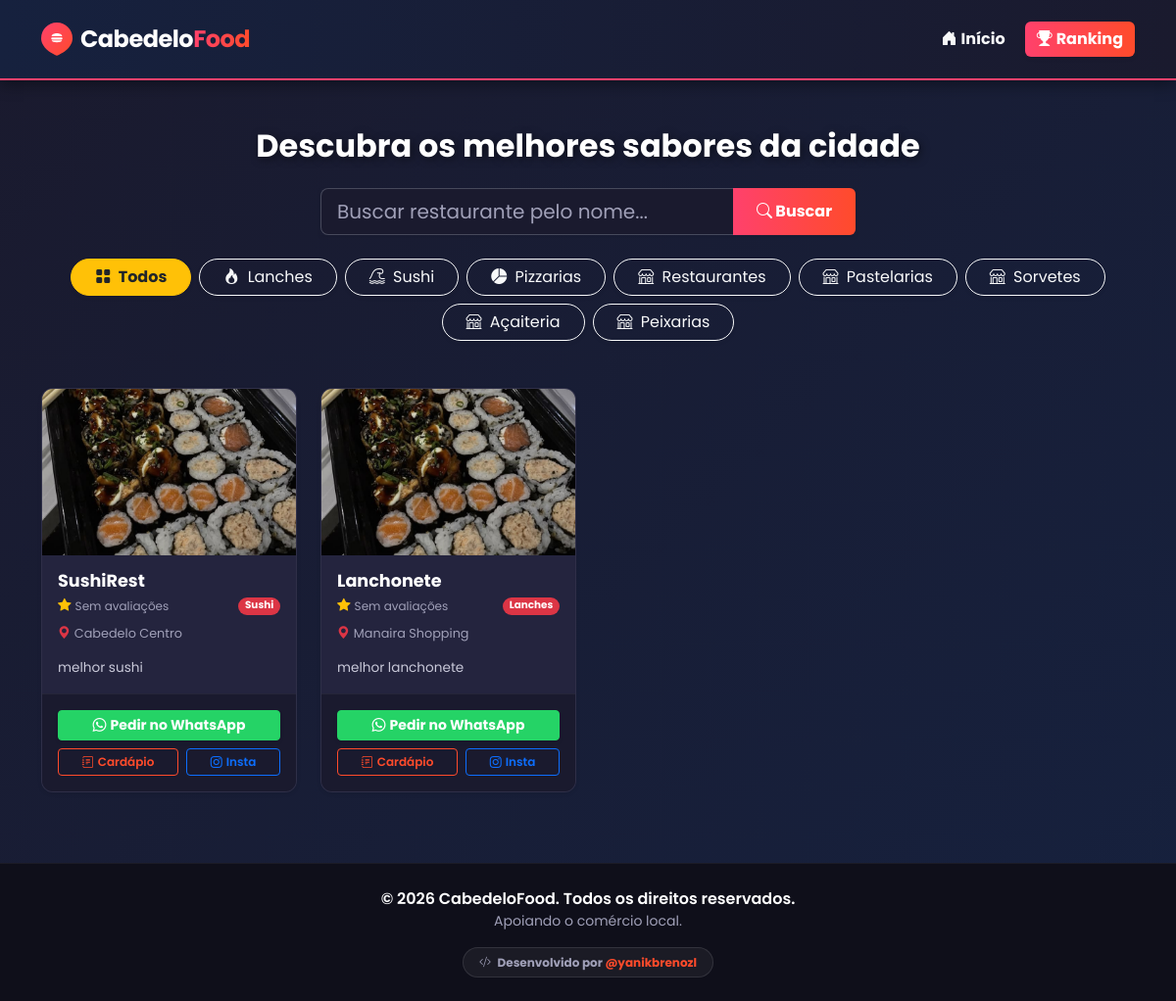
The page / on the database its author committed.
### restaurantes/models.py (models this page shows, shortened)
class Categoria(models.Model):
    nome = models.CharField(max_length=50)

class Restaurante(models.Model):
    nome = models.CharField(max_length=100)
    categoria = models.ForeignKey(Categoria, on_delete=models.SET_NULL, null=True, blank=True)
    descricao = models.TextField(blank=True, null=True)
    endereco = models.CharField(max_length=200)
    telefone = models.CharField(max_length=20, blank=True, null=True)
    imagem = models.ImageField(upload_to='fotos_restaurantes/', blank=True, null=True)
    link_cardapio = models.URLField(max_length=500, blank=True, null=True)
    instagram = models.URLField(max_length=500, blank=True, null=True)
    latitude = models.FloatField(help_text="Ex: -6.9811", blank=True, null=True)
    longitude = models.FloatField(help_text="Ex: -34.8339", blank=True, null=True)
    hora_abertura = models.TimeField(blank=True, null=True, help_text="Ex: 18:00")
    hora_fecho = models.TimeField(blank=True, null=True, help_text="Ex: 23:30")
    def media_estrelas(self):
        media = self.avaliacoes.aggregate(Avg('estrelas'))['estrelas__avg']
        if media is not None:
            return round(media, 1)
        return 0
    def esta_aberto(self):
        if self.hora_abertura is None or self.hora_fecho is None:
            return None
        agora = timezone.localtime(timezone.now()).time()
        if self.hora_abertura <= self.hora_fecho:
            return self.hora_abertura <= agora <= self.hora_fecho
        else:
            return agora >= self.hora_abertura or agora <= self.hora_fecho

### restaurantes/views.py (the view)
# urls.py: path('', views.home, name='home'),
def home(request):
    categoria_filtro = request.GET.get('categoria')
    termo_busca = request.GET.get('busca')
    categorias = Categoria.objects.all()
    restaurantes = Restaurante.objects.all()
    if termo_busca:
        restaurantes = restaurantes.filter(nome__icontains=termo_busca)
    if categoria_filtro:
        restaurantes = restaurantes.filter(categoria__nome=categoria_filtro)
    return render(request, 'restaurantes/index.html', {
        'restaurantes': restaurantes,
        'categorias': categorias,
        'categoria_atual': categoria_filtro,
        'termo_busca': termo_busca
    })

### restaurantes/templates/restaurantes/index.html (shortened to what this page needs)
<!DOCTYPE html>
<html lang="pt-BR">
<head>
    <link href="https://cdn.jsdelivr.net/npm/bootstrap@5.3.0/dist/css/bootstrap.min.css" rel="stylesheet">
    <link rel="stylesheet" href="https://cdn.jsdelivr.net/npm/bootstrap-icons@1.11.3/font/bootstrap-icons.min.css">
</head>
<body>
    <nav class="navbar navbar-expand-lg navbar-dark navbar-custom py-3">
        <div class="container d-flex justify-content-between align-items-center">
            <a class="navbar-brand m-0 d-flex align-items-center" href="{% url 'home' %}">
                <span class="fs-4 fw-bold" style="letter-spacing: -0.5px;">
                    <span class="text-white">Cabedelo</span><span style="background: linear-gradient(90deg, #ff416c, #ff4b2b); -webkit-background-clip: text; background-clip: text; -webkit-text-fill-color: transparent;">Food</span>
                </span>
            </a>
            <div class="d-flex">
                <a href="{% url 'home' %}" class="btn btn-outline-light border-0 me-2 fw-bold"><i class="bi bi-house-door-fill me-1"></i>Início</a>
                <a href="{% url 'ranking' %}" class="btn fw-bold text-white shadow-sm" style="background: linear-gradient(90deg, #ff416c, #ff4b2b); border: none;"><i class="bi bi-trophy-fill me-1"></i>Ranking</a>
            </div>
        </div>
    </nav>
    <div class="container mt-5" style="min-height: 70vh;">
        <h2 class="text-center mb-4 fw-bold titulo-site">Descubra os melhores sabores da cidade</h2>
        <div class="row justify-content-center mb-4">
            <div class="col-md-8 col-lg-6">
                <form action="{% url 'home' %}" method="GET" class="d-flex">
                    <div class="input-group shadow-sm">
                        <input type="text" name="busca" class="form-control form-control-lg" placeholder="Buscar restaurante pelo nome..." value="{{ termo_busca|default:'' }}">
                        <button type="submit" class="btn btn-danger px-4 fw-bold" style="background: linear-gradient(90deg, #ff416c, #ff4b2b); border: none;">
                            <i class="bi bi-search"></i> Buscar
                        </button>
                    </div>
                </form>
            </div>
        </div>
        <div class="d-flex justify-content-center gap-2 mb-5 flex-wrap">
            <a href="{% url 'home' %}" class="btn {% if not categoria_atual %}btn-warning fw-bold text-dark{% else %}btn-outline-light{% endif %} rounded-pill px-4 shadow-sm">
                <i class="bi bi-grid-fill me-1"></i> Todos
            </a>
            {% for cat in categorias %}
                <a href="{% url 'home' %}?categoria={{ cat.nome }}{% if termo_busca %}&busca={{ termo_busca }}{% endif %}" class="btn {% if categoria_atual == cat.nome %}btn-warning fw-bold text-dark{% else %}btn-outline-light{% endif %} rounded-pill px-4 shadow-sm">
                    {% if "lanche" in cat.nome|lower or "burger" in cat.nome|lower or "hamburguer" in cat.nome|lower %}
                        <i class="bi bi-fire me-1"></i>
                    {% elif "pizza" in cat.nome|lower %}
                        <i class="bi bi-pie-chart-fill me-1"></i>
                    {% elif "japa" in cat.nome|lower or "sushi" in cat.nome|lower or "oriental" in cat.nome|lower %}
                        <i class="bi bi-tsunami me-1"></i>
                    {% elif "bebida" in cat.nome|lower or "bar" in cat.nome|lower or "cerveja" in cat.nome|lower %}
                        <i class="bi bi-cup-straw me-1"></i>
                    {% elif "doce" in cat.nome|lower or "sobremesa" in cat.nome|lower or "açaí" in cat.nome|lower %}
                        <i class="bi bi-heart-fill me-1"></i>
                    {% else %}
                        <i class="bi bi-shop me-1"></i>
                    {% endif %}
                    {{ cat.nome }}
                </a>
            {% endfor %}
        </div>
        <div class="row">
            {% for rest in restaurantes %}
            <div class="col-lg-3 col-md-4 col-sm-6 mb-4">
                <div class="card h-100 shadow-sm">
                    {% if rest.imagem %}
                        <img src="{{ rest.imagem.url }}" class="card-img-top" alt="Foto de {{ rest.nome }}" style="height: 170px; object-fit: cover;">
                    {% else %}
                        <div class="bg-sem-imagem text-white text-center py-4 rounded-top" style="height: 170px;">
                            <span class="mt-4 d-block fw-semibold fs-2"><i class="bi bi-camera-video-off"></i></span>
                            <span class="d-block fw-semibold mt-1" style="font-size: 0.9rem;">Sem Imagem</span>
                        </div>
                    {% endif %}
                    <div class="card-body">
                        <div class="d-flex justify-content-between align-items-start mb-1">
                            <h5 class="card-title fw-bold mb-0">{{ rest.nome }}</h5>
                        </div>
                        <div class="d-flex align-items-center mb-2">
                            <i class="bi bi-star-fill text-warning me-1" style="font-size: 0.85rem;"></i>
                            {% if rest.media_estrelas > 0 %}
                                <span class="fw-bold text-white" style="font-size: 0.9rem;">{{ rest.media_estrelas }}</span>
                            {% else %}
                                <span class="text-muted" style="font-size: 0.75rem;">Sem avaliações</span>
                            {% endif %}
                            {% if rest.categoria %}
                                <span class="badge bg-danger rounded-pill ms-auto" style="font-size: 0.65rem;">{{ rest.categoria.nome }}</span>
                            {% endif %}
                        </div>
                        <a href="https://www.google.com/maps/search/?api=1&query={{ rest.endereco|urlencode }}+Cabedelo+PB" target="_blank" class="text-decoration-none text-muted card-subtitle d-block mb-3 mt-2 endereco-link" style="font-size: 0.8rem;">
                            <i class="bi bi-geo-alt-fill text-danger me-1"></i>{{ rest.endereco }}
                        </a>
                        <p class="card-text" style="color: #c8c8d8; font-size: 0.85rem;">{{ rest.descricao|truncatewords:12 }}</p>
                    </div>
                    <div class="card-footer pb-3 pt-3">
                        <div class="mb-2">
                            <a href="https://wa.me/55{{ rest.telefone|cut:' '|cut:'-'|cut:'('|cut:')' }}?text=Olá! Vi o restaurante {{ rest.nome }} no CabedeloFood e gostaria de saber mais."
                               target="_blank"
                               class="btn btn-sm w-100 fw-bold shadow-sm text-white"
                               style="background-color: #25D366; border-color: #25D366; transition: transform 0.2s;">
                                <i class="bi bi-whatsapp me-1"></i>Pedir no WhatsApp
                            </a>
                        </div>
                        <div class="d-flex gap-2 flex-wrap">
                            {% if rest.link_cardapio %}
                                <a href="{{ rest.link_cardapio }}" target="_blank" class="btn btn-outline-danger btn-sm flex-fill fw-semibold" style="font-size: 0.75rem;"><i class="bi bi-journal-text me-1"></i>Cardápio</a>
                            {% else %}
                                <button class="btn btn-outline-secondary btn-sm flex-fill fw-semibold" style="font-size: 0.75rem;" disabled><i class="bi bi-journal-x me-1"></i>Cardápio</button>
                            {% endif %}
                            {% if rest.instagram %}
                                <a href="{{ rest.instagram }}" target="_blank" class="btn btn-outline-primary btn-sm flex-fill fw-semibold" style="font-size: 0.75rem;"><i class="bi bi-instagram me-1"></i>Insta</a>
                            {% endif %}
                        </div>
                    </div>
                </div>
            </div>
            {% empty %}
            <div class="col-12 text-center">
                <p class="lead text-muted mt-5"><i class="bi bi-search fs-1 d-block mb-3"></i>Nenhum restaurante encontrado com esses filtros.</p>
                <a href="{% url 'home' %}" class="btn btn-outline-light mt-3"><i class="bi bi-arrow-counterclockwise me-1"></i>Limpar Filtros</a>
            </div>
            {% endfor %}
        </div>
    </div>
    <footer class="text-white text-center py-4 mt-5">
        <div class="container">
            <p class="mb-0 fw-semibold">© 2026 CabedeloFood. Todos os direitos reservados.</p>
            <small class="text-muted d-block mb-3">Apoiando o comércio local.</small>
            <a href="https://www.instagram.com/yanikbrenozl/" target="_blank" class="badge rounded-pill text-decoration-none px-3 py-2 dev-link" style="background: rgba(255, 255, 255, 0.05); border: 1px solid rgba(255, 255, 255, 0.1); color: #a0a0b8; transition: all 0.3s ease;">
                <i class="bi bi-code-slash me-1"></i> Desenvolvido por <span style="color: #ff4b2b;">@yanikbrenozl</span>
            </a>
        </div>
    </footer>
</body>
</html>

### restaurantes/templates/restaurantes/index.html (style rules this page uses)
body { font-family: 'Poppins', sans-serif; background: linear-gradient(135deg, #1a1a2e 0%, #16213e 100%); color: #ffffff; min-height: 100vh; }
.navbar-custom { background: linear-gradient(90deg, #16213e 0%, #1a1a2e 100%); box-shadow: 0 4px 15px rgba(0, 0, 0, 0.4); border-bottom: 2px solid #ff416c; }
.titulo-site { color: #ffffff; text-shadow: 2px 2px 8px rgba(0,0,0,0.5); }
.form-control { background-color: #1a1a2e !important; border: 1px solid rgba(255, 255, 255, 0.2) !important; color: #ffffff !important; }
::placeholder { color: #a0a0b8 !important; opacity: 0.7; }
.card { background-color: #24243e; border: 1px solid rgba(255, 255, 255, 0.05); transition: transform 0.3s ease, box-shadow 0.3s ease; border-radius: 12px; overflow: hidden; }
.card-body h5 { color: #ffffff; font-size: 1.1rem; }
.text-muted, .card-subtitle { color: #a0a0b8 !important; }
.card-footer { background-color: #1a1a2e !important; border-top: 1px solid rgba(255,255,255,0.05) !important; }
.btn-outline-danger { color: #ff4b2b; border-color: #ff4b2b; }
footer { background-color: #0f0f1a !important; border-top: 1px solid rgba(255,255,255,0.05); }
.endereco-link { transition: color 0.2s ease; }

### rows shown on the page
Categoria: nome "Lanches"
Categoria: nome "Sushi"
Categoria: nome "Pizzarias"
Categoria: nome "Restaurantes"
Categoria: nome "Pastelarias"
Categoria: nome "Sorvetes"
Categoria: nome "Açaiteria"
Categoria: nome "Peixarias"
Restaurante: imagem (picture), nome "SushiRest", shows "Sem avaliações", categoria.nome "Sushi", endereco "Cabedelo Centro", descricao "melhor sushi"
Restaurante: imagem (picture), nome "Lanchonete", shows "Sem avaliações", categoria.nome "Lanches", endereco "Manaira Shopping", descricao "melhor lanchonete"
